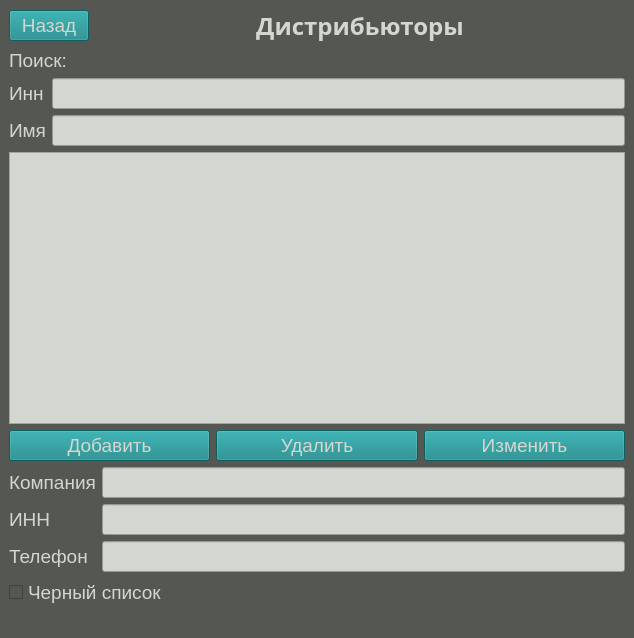
<?xml version="1.0" encoding="UTF-8"?>
<ui version="4.0">
 <class>MainWindow</class>
 <widget class="QMainWindow" name="MainWindow">
  <property name="geometry">
   <rect>
    <x>0</x>
    <y>0</y>
    <width>634</width>
    <height>638</height>
   </rect>
  </property>
  <property name="windowTitle">
   <string>MainWindow</string>
  </property>
  <property name="styleSheet">
   <string notr="true">background-color: rgb(85, 87, 83);</string>
  </property>
  <widget class="QWidget" name="centralwidget">
   <layout class="QGridLayout" name="gridLayout">
    <item row="0" column="0">
     <layout class="QVBoxLayout" name="verticalLayout">
      <item>
       <layout class="QHBoxLayout" name="horizontalLayout">
        <item>
         <widget class="QPushButton" name="btnBack">
          <property name="font">
           <font>
            <pointsize>14</pointsize>
           </font>
          </property>
          <property name="styleSheet">
           <string notr="true">background-color: rgb(18, 133, 135);
color: rgb(211, 215, 207);
border-color: rgb(211, 215, 207);</string>
          </property>
          <property name="text">
           <string>Назад</string>
          </property>
         </widget>
        </item>
        <item>
         <widget class="QLabel" name="label_15">
          <property name="sizePolicy">
           <sizepolicy hsizetype="Expanding" vsizetype="Preferred">
            <horstretch>0</horstretch>
            <verstretch>0</verstretch>
           </sizepolicy>
          </property>
          <property name="font">
           <font>
            <family>Ubuntu Mono</family>
            <pointsize>18</pointsize>
            <weight>75</weight>
            <bold>true</bold>
           </font>
          </property>
          <property name="styleSheet">
           <string notr="true">color: rgb(211, 215, 207);</string>
          </property>
          <property name="text">
           <string>Дистрибьюторы</string>
          </property>
          <property name="alignment">
           <set>Qt::AlignCenter</set>
          </property>
         </widget>
        </item>
       </layout>
      </item>
      <item>
       <widget class="QLabel" name="label_16">
        <property name="font">
         <font>
          <pointsize>14</pointsize>
         </font>
        </property>
        <property name="styleSheet">
         <string notr="true">color: rgb(211, 215, 207);</string>
        </property>
        <property name="text">
         <string>Поиск:</string>
        </property>
       </widget>
      </item>
      <item>
       <layout class="QHBoxLayout" name="horizontalLayout_2">
        <item>
         <layout class="QVBoxLayout" name="verticalLayout_9">
          <item>
           <widget class="QLabel" name="label_17">
            <property name="font">
             <font>
              <pointsize>14</pointsize>
             </font>
            </property>
            <property name="styleSheet">
             <string notr="true">color: rgb(211, 215, 207);</string>
            </property>
            <property name="text">
             <string>Инн</string>
            </property>
           </widget>
          </item>
          <item>
           <widget class="QLabel" name="label_18">
            <property name="font">
             <font>
              <pointsize>14</pointsize>
             </font>
            </property>
            <property name="styleSheet">
             <string notr="true">color: rgb(211, 215, 207);</string>
            </property>
            <property name="text">
             <string>Имя</string>
            </property>
           </widget>
          </item>
         </layout>
        </item>
        <item>
         <layout class="QVBoxLayout" name="verticalLayout_10">
          <item>
           <widget class="QLineEdit" name="leINNSearch">
            <property name="font">
             <font>
              <pointsize>14</pointsize>
             </font>
            </property>
            <property name="styleSheet">
             <string notr="true">color: rgb(46, 52, 54);
background-color: rgb(211, 215, 207);</string>
            </property>
            <property name="text">
             <string/>
            </property>
           </widget>
          </item>
          <item>
           <widget class="QLineEdit" name="leNameSearch">
            <property name="font">
             <font>
              <pointsize>14</pointsize>
             </font>
            </property>
            <property name="styleSheet">
             <string notr="true">color: rgb(46, 52, 54);
background-color: rgb(211, 215, 207);</string>
            </property>
            <property name="text">
             <string/>
            </property>
           </widget>
          </item>
         </layout>
        </item>
       </layout>
      </item>
      <item>
       <widget class="QTableWidget" name="twDistributors_3">
        <property name="font">
         <font>
          <pointsize>14</pointsize>
         </font>
        </property>
        <property name="styleSheet">
         <string notr="true">background-color: rgb(211, 215, 207);</string>
        </property>
       </widget>
      </item>
      <item>
       <layout class="QHBoxLayout" name="horizontalLayout_8">
        <item>
         <widget class="QPushButton" name="btnAdd">
          <property name="font">
           <font>
            <pointsize>14</pointsize>
           </font>
          </property>
          <property name="styleSheet">
           <string notr="true">background-color: rgb(18, 133, 135);
color: rgb(211, 215, 207);
border-color: rgb(211, 215, 207);</string>
          </property>
          <property name="text">
           <string>Добавить</string>
          </property>
         </widget>
        </item>
        <item>
         <widget class="QPushButton" name="btnDelete">
          <property name="font">
           <font>
            <pointsize>14</pointsize>
           </font>
          </property>
          <property name="styleSheet">
           <string notr="true">background-color: rgb(18, 133, 135);
color: rgb(211, 215, 207);
border-color: rgb(211, 215, 207);</string>
          </property>
          <property name="text">
           <string>Удалить</string>
          </property>
         </widget>
        </item>
        <item>
         <widget class="QPushButton" name="btnChange">
          <property name="font">
           <font>
            <pointsize>14</pointsize>
           </font>
          </property>
          <property name="styleSheet">
           <string notr="true">background-color: rgb(18, 133, 135);
color: rgb(211, 215, 207);
border-color: rgb(211, 215, 207);</string>
          </property>
          <property name="text">
           <string>Изменить</string>
          </property>
         </widget>
        </item>
       </layout>
      </item>
      <item>
       <layout class="QHBoxLayout" name="horizontalLayout_9">
        <item>
         <layout class="QVBoxLayout" name="verticalLayout_11">
          <item>
           <widget class="QLabel" name="label_19">
            <property name="font">
             <font>
              <pointsize>14</pointsize>
             </font>
            </property>
            <property name="styleSheet">
             <string notr="true">color: rgb(211, 215, 207);</string>
            </property>
            <property name="text">
             <string>Компания</string>
            </property>
           </widget>
          </item>
          <item>
           <widget class="QLabel" name="label_20">
            <property name="font">
             <font>
              <pointsize>14</pointsize>
             </font>
            </property>
            <property name="styleSheet">
             <string notr="true">color: rgb(211, 215, 207);</string>
            </property>
            <property name="text">
             <string>ИНН</string>
            </property>
           </widget>
          </item>
          <item>
           <widget class="QLabel" name="label_21">
            <property name="font">
             <font>
              <pointsize>14</pointsize>
             </font>
            </property>
            <property name="styleSheet">
             <string notr="true">color: rgb(211, 215, 207);</string>
            </property>
            <property name="text">
             <string>Телефон</string>
            </property>
           </widget>
          </item>
         </layout>
        </item>
        <item>
         <layout class="QVBoxLayout" name="verticalLayout_12">
          <item>
           <widget class="QLineEdit" name="leName">
            <property name="font">
             <font>
              <pointsize>14</pointsize>
             </font>
            </property>
            <property name="styleSheet">
             <string notr="true">color: rgb(46, 52, 54);
background-color: rgb(211, 215, 207);</string>
            </property>
            <property name="text">
             <string/>
            </property>
           </widget>
          </item>
          <item>
           <widget class="QLineEdit" name="leINN">
            <property name="font">
             <font>
              <pointsize>14</pointsize>
             </font>
            </property>
            <property name="styleSheet">
             <string notr="true">color: rgb(46, 52, 54);
background-color: rgb(211, 215, 207);</string>
            </property>
            <property name="text">
             <string/>
            </property>
           </widget>
          </item>
          <item>
           <widget class="QLineEdit" name="lePhone">
            <property name="font">
             <font>
              <pointsize>14</pointsize>
             </font>
            </property>
            <property name="styleSheet">
             <string notr="true">color: rgb(46, 52, 54);
background-color: rgb(211, 215, 207);</string>
            </property>
            <property name="text">
             <string/>
            </property>
           </widget>
          </item>
         </layout>
        </item>
       </layout>
      </item>
      <item>
       <widget class="QCheckBox" name="cbBlackList">
        <property name="font">
         <font>
          <pointsize>14</pointsize>
         </font>
        </property>
        <property name="styleSheet">
         <string notr="true">color: rgb(211, 215, 207);
background-color: rgb(85, 87, 83);</string>
        </property>
        <property name="text">
         <string>Черный список</string>
        </property>
       </widget>
      </item>
     </layout>
    </item>
   </layout>
  </widget>
  <widget class="QMenuBar" name="menubar">
   <property name="geometry">
    <rect>
     <x>0</x>
     <y>0</y>
     <width>634</width>
     <height>22</height>
    </rect>
   </property>
  </widget>
  <widget class="QStatusBar" name="statusbar"/>
 </widget>
 <resources/>
 <connections/>
</ui>
